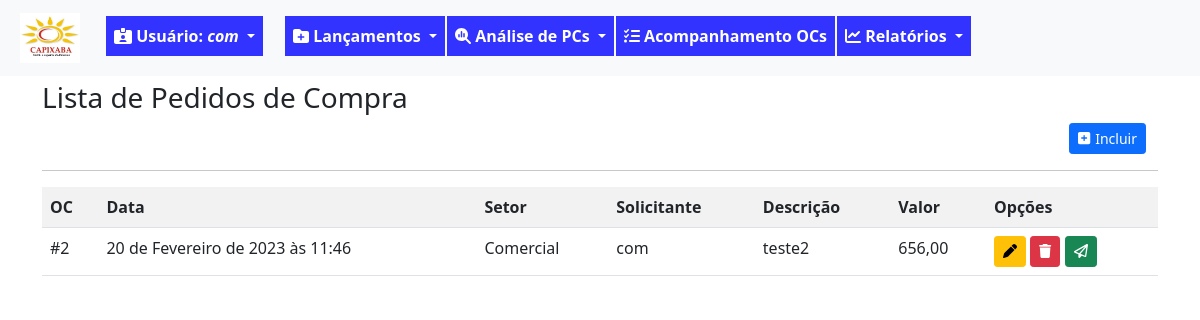
Before: /pc/listar/ (signed in) with the older database file.
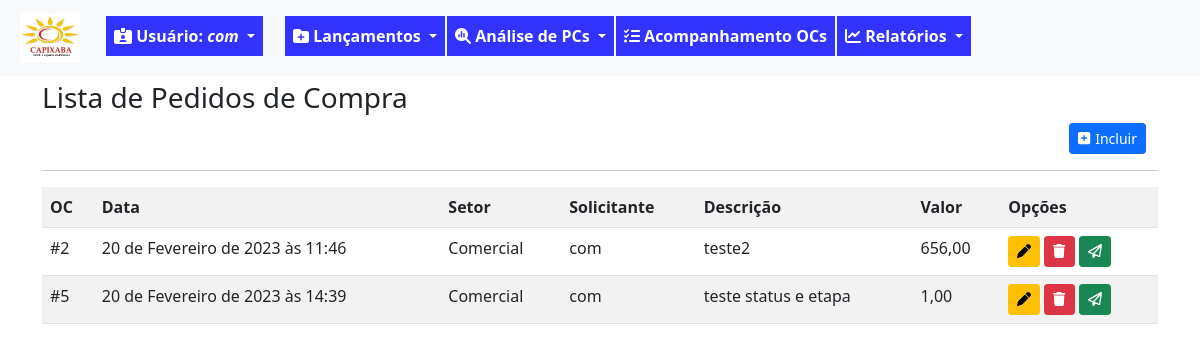
After: the same page with the newer database file.
### fluxo/models.py (models this page shows, shortened)
class PedidoCompra(models.Model):
    SOL = '1'
    APR = '2'
    FIS = '3'
    FIN = '4'
    FIM = '9'
    ETAPAS_CHOICES = [
        (SOL,'Solicitação'),
        (APR,'Aprovação'),
        (FIS,'Fiscal'),
        (FIN,'Financeiro'),
        (FIM,'Finalizada'),
    ]
    ABERTA = 'ABE'
    ANALISE = 'ANL'
    LIBERADA = 'LIB'
    NEGADA = 'NEG'
    CANCELADA = 'CAN'
    STATUS_CHOICES = [
        ('ABE','Aberta'),
        ('ANL','Análise'),
        ('LIB','Liberada'),
        ('NEG','Negada'),
        ('CAN','Cancelada'),
    ]
    data_solic = models.DateTimeField(verbose_name='Data da Solicitação', default=timezone.now)
    usuario_log = models.ForeignKey(User, on_delete=models.PROTECT, verbose_name='Usuário') #deixar este usuário, que herda do padrão django
    setor_oc = models.ForeignKey(Setor, on_delete=models.PROTECT, verbose_name='Setor')
    desc_solic = models.CharField(max_length=100, verbose_name='Descrição do pedido')
    motivo_solic = models.TextField(verbose_name='Motivo do pedido', max_length=1000, help_text='Escreva detalhes da solicitação')
    valor_solic = models.DecimalField(max_digits=9, decimal_places=2, verbose_name='Valor Solicitado')
    anexos = models.FileField(upload_to=anexar_em, blank=True, null=True)  # verificar melhor como se configura, inclusive a constante MEDDIA_ROOT
    data_aprov = models.DateTimeField(verbose_name='Aprovação Diretoria', blank=True, null=True)
    motivo_aprov = models.TextField(verbose_name='Motivo Aprovação', blank=True, max_length=1000, help_text='Escreva detalhes da devolutiva')
    valor_aprov = models.DecimalField(verbose_name='Valor Aprovado', max_digits=9, decimal_places=2, blank=True, null=True)
    data_fin = models.DateTimeField(verbose_name='Liberação Financeiro', blank=True, null=True)
    motivo_fin = models.TextField(verbose_name='Motivo Financeiro', max_length=1000, blank=True, help_text='Escreva detalhes da devolutiva')
    data_fis = models.DateTimeField(verbose_name='Liberação Fiscal', blank=True, null=True)
    motivo_fis = models.TextField(verbose_name='Motivo Fiscal', max_length=1000, blank=True, null=True, help_text='Escreva detalhes da devolutiva')
    etapa_oc = models.CharField(verbose_name='Etapa', choices=ETAPAS_CHOICES, max_length=50, default='1')
    status_oc = models.CharField(verbose_name='Status', choices=STATUS_CHOICES, max_length=50, default='ABE')
    data_fim_oc = models.DateTimeField(verbose_name='Data Encerramento', null=True, blank=True)
    """ atriui a uma variável o nome da classe. Isso pode ser usado em um template para identificar a
    classe que está chamando o formulário e condicionar as ações"""

class Setor(models.Model):
    setor_desc = models.CharField(verbose_name='Setor', max_length=100, unique=True)
    gestor_setor = models.ForeignKey(User, on_delete=models.PROTECT, verbose_name='Gestor', blank=True, null=True)
    def __str__(self):
        return self.setor_desc

### fluxo/views.py (the view)
# urls.py: path('pc/listar/', PCList.as_view(), name='lista-pc'),
class PCList(GroupRequiredMixin, LoginRequiredMixin,ListView):
    login_url = reverse_lazy('login')
    group_required = u'Solicitante'
    model = PedidoCompra
    template_name = 'fluxo/listas/lista-pc.html'
    def get_queryset(self):
        self.object_list = PedidoCompra.objects.filter(usuario_log=self.request.user).filter(status_oc='ABE')
        return self.object_list

### fluxo/templates/fluxo/listas/lista-pc.html (shortened to what this page needs)
{% extends 'paginas/base.html' %}
{% load static %}
{% block conteudo %}
<h3 style="margin-top: 5px;">Lista de Pedidos de Compra</h3>
<div class="container container-dir">
    <a href="{% url 'cad-pc' %}" class="btn btn-primary btn-sm" title="Incluir novo pedido">
        <i style="margin-right: 5px" class="fa-solid fa-square-plus"></i>Incluir</a>
</div>
<hr>
<div class="table-responsive">
    <table class="table table-striped">
        <tr>
            <th>OC</th>
            <th>Data</th>
            <th>Setor</th>
            <th>Solicitante</th>
            <th>Descrição</th>
            <th>Valor</th>
            <th>Opções</th>
        </tr>
        {% for pc in object_list %}
        <tr>
            <td>#{{ pc.pk }}</td>
            <td>{{ pc.data_solic }}</td>
            <td>{{ pc.setor_oc }}</td>
            <td>{{ pc.usuario_log }}</td>
            <td>{{ pc.desc_solic }}</td>
            <td>{{ pc.valor_solic }}</td>
            <td>
                <a href="{% url 'alter-pc' pc.pk %}" class="btn btn-warning btn-sm" title="Alterar Pedido de compra"><i class="fa-solid fa-pen"></i></a>
                <a href=" {% url 'excl-pc' pc.pk %} " class="btn btn-danger btn-sm" title="Excluir Pedido de compra"><i class="fa-solid fa-trash"></i></a>
                <a href="  " class="btn btn-success btn-sm" title="Enviar para análise"><i class="fa-regular fa-paper-plane"></i></a>
            </td>
        </tr>
        {% empty %}
        <tr>
            <td colspan="7">Pedido de Compra não encontrado.</td>
        </tr>
        {% endfor%}
    </table>
</div>
{% endblock conteudo %}

Changed rows visible on the page:
added PedidoCompra: pk "5", data_solic "20 de Fevereiro de 2023 às 14:39", setor_oc "Comercial", usuario_log "com", desc_solic "teste status e etapa", valor_solic "1,00"
